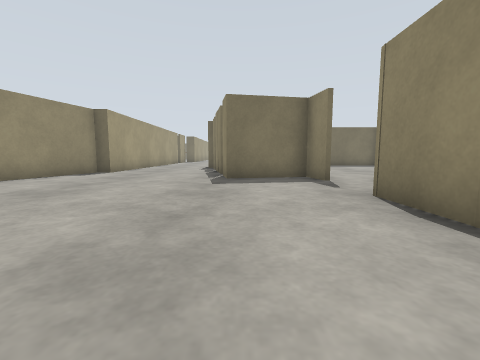
[1] (above)

16 first-person views from a walk through a world built for the Gazebo simulator. The camera is 0.72 m above the floor, tilts 6° down and sees 90° across. The floor is counted in squares, 1 m on a side. Each view is taken from the middle of a square. On the plan, view 1 faces up. The plan holds only what a view shows up to about 9 squares ahead; the rest is blank. The place goes on beyond the plan. Gazebo's built-in surfaces are drawn with simple patterns.

[2]
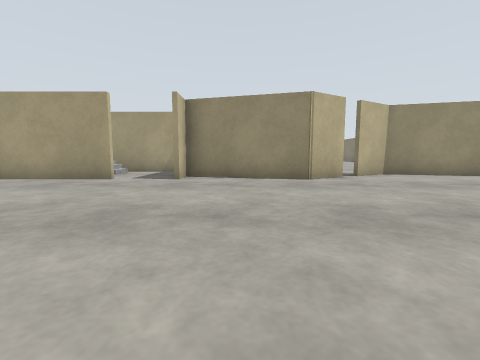

[3]
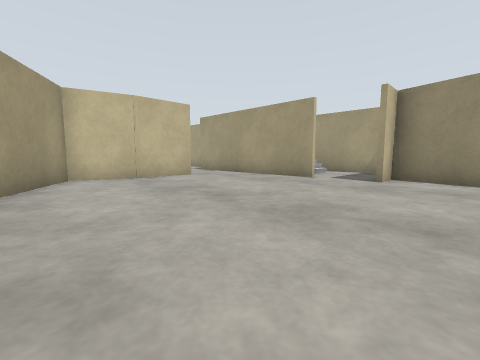

[4]
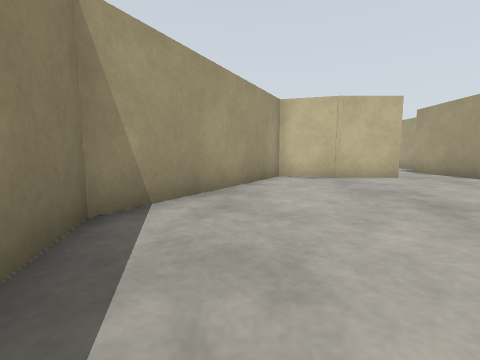

[5]
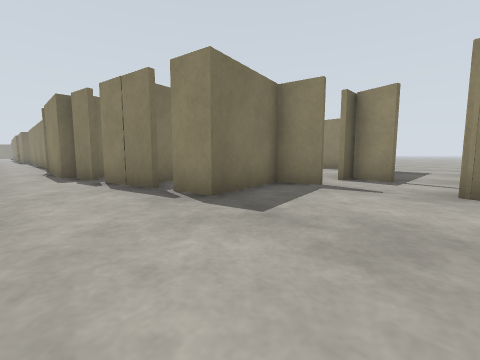

[6]
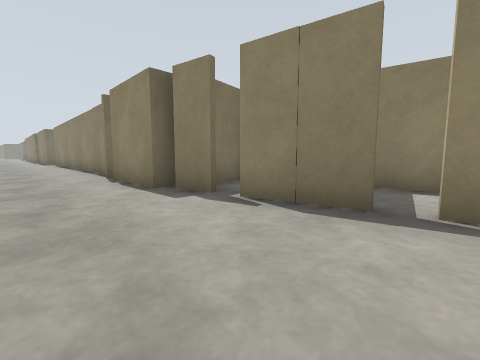

[7]
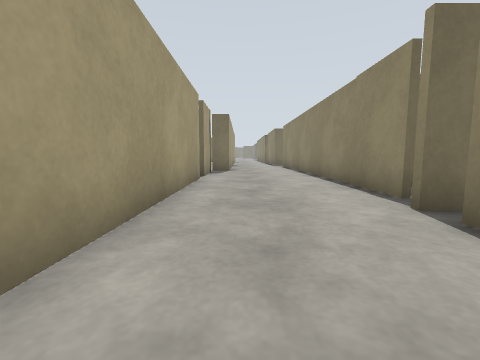

[8]
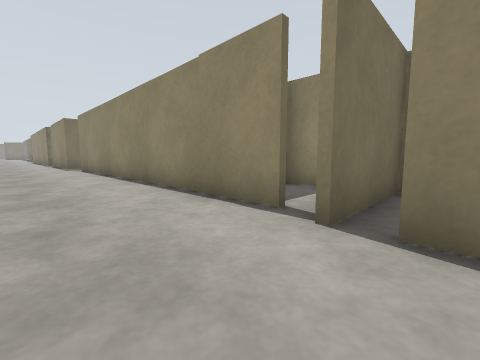

[9]
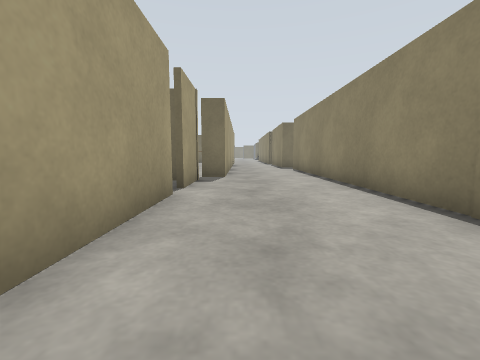

[10]
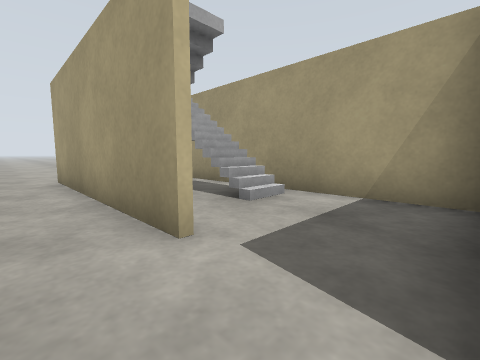

[11]
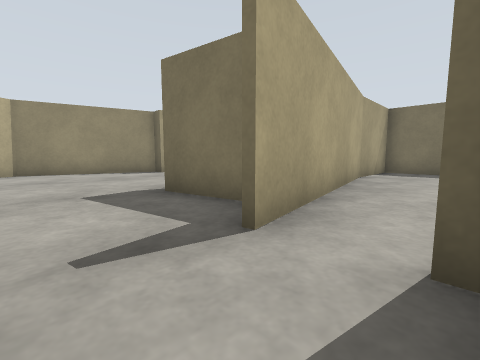

[12]
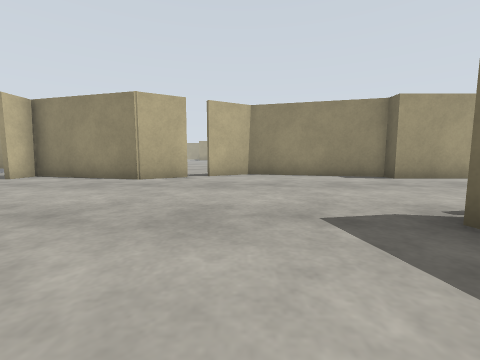

[13]
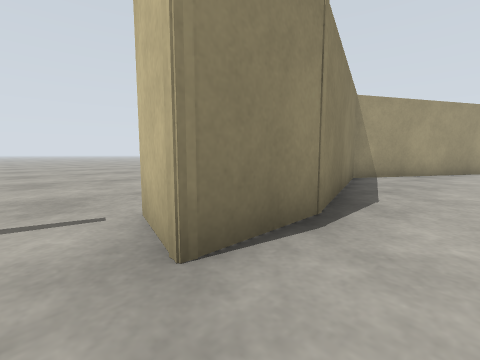

[14]
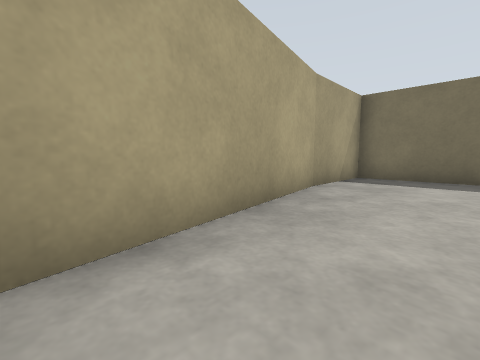

[15]
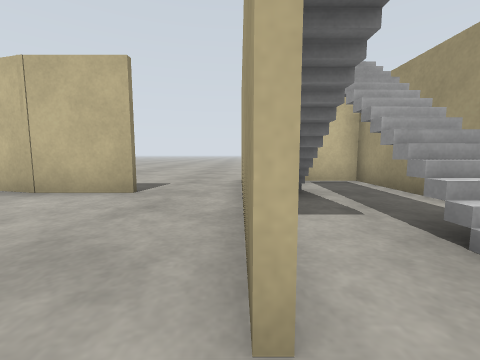

[16]
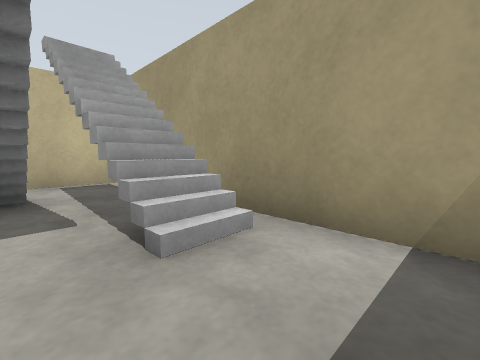

### Floor plan
Key: @ floor where view 1 was taken; # wall or solid block; x gap in a wall; . floor; / step, stairs or slope; = window, fence, low wall or low ledge; v drop or lower ground; S stairs.
Columns run from 8 left of view 1 to 4 right of it. Each row starts with its distance up from view 1.
 24    #...#
 23    #...#
 22    #...#
 21    #...#
 20    #...#
 19    #...##
 18    #...###
 17    #...x.#
 16    #...######
 15    #...###...
 14    #...###...
 13    #...###...
 12    #...#v#...
 11    #...v #...
 10   ##...####..
  9   #....####..
  8   #....####..
  7  ##.......#.#
  6  #..........#
  5  #...........
  4  ##.......##x
  3   ##......#
  2    #......##
  1   ##.......#
  0   #.....@..#
 -1   #........#
 -2 ###........##
 -3 #..........##
 -4 #..#.......#
 -5 #S.#......##
 -6 #/S#......#
 -7 =/S#.....##
 -8 #vS#..####
 -9 #vv#...
-10 ####...
-11    ....
-12    ....
-13    ..
-14    ..

Where each view was taken, in squares from view 1:
view 1: 0 up, 0 right, facing up
view 2: 0 up, 2 right, facing left
view 3: 0 up, 2 right, facing down-left
view 4: 0 up, 2 right, facing down
view 5: 4 up, 3 left, facing up-right
view 6: 8 up, 4 left, facing up-right
view 7: 13 up, 4 left, facing up
view 8: 15 up, 4 left, facing up-right
view 9: 16 up, 4 left, facing up
view 10: 2 down, 4 left, facing down-left
view 11: 5 up, 4 right, facing up-left
view 12: 5 up, 2 right, facing left
view 13: 5 up, 1 right, facing down-right
view 14: 8 up, 4 right, facing up-left
view 15: 3 down, 5 left, facing down
view 16: 3 down, 6 left, facing down-left
